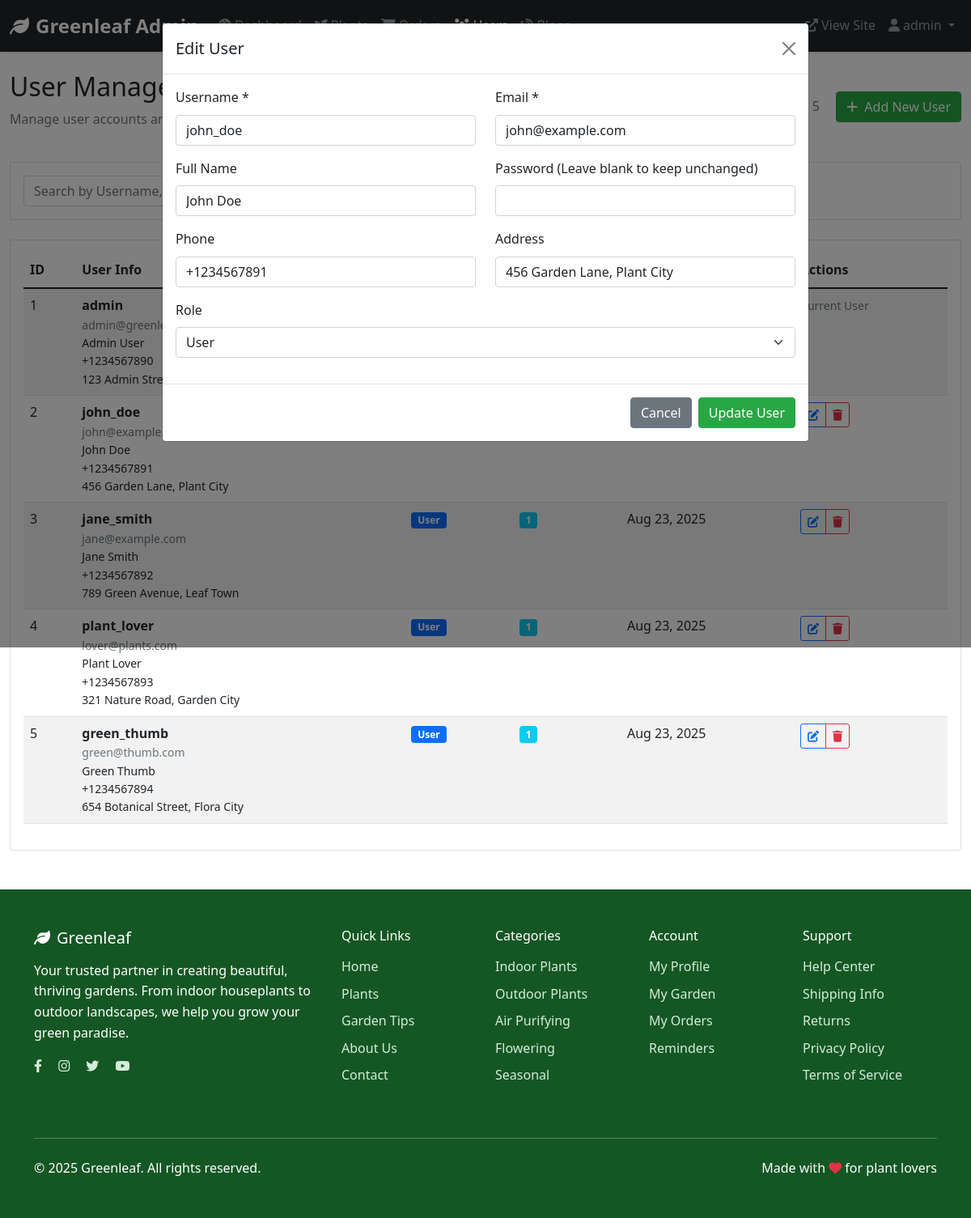
/admin/users.php?edit=2 (signed in), run on the app's committed database.
### tables this page shows
CREATE TABLE `users` (
  `user_id` int(11) NOT NULL,
  `username` varchar(50) NOT NULL,
  `email` varchar(100) NOT NULL,
  `password_hash` varchar(255) NOT NULL,
  `profile_image` varchar(255) DEFAULT 'default-avatar.jpg',
  `full_name` varchar(100) DEFAULT NULL,
  `phone` varchar(20) DEFAULT NULL,
  `address` text DEFAULT NULL,
  `role` enum('user','admin') DEFAULT 'user',
  `created_at` timestamp NOT NULL DEFAULT current_timestamp(),
  `updated_at` timestamp NOT NULL DEFAULT current_timestamp() ON UPDATE current_timestamp()
);

### admin/users.php (the view, shortened to what this page needs)
<?php
$database = new Database();
$db = $database->getConnection();
$page = max(1, intval($_GET['page'] ?? 1));
$per_page = 15;
$offset = ($page - 1) * $per_page;
$where_conditions = [];
$params = [];
$param_types = '';
$where_clause = !empty($where_conditions) ? 'WHERE ' . implode(' AND ', $where_conditions) : '';
$count_query = "SELECT COUNT(*) as total FROM users $where_clause";
$count_stmt = $db->prepare($count_query);
$count_stmt->execute();
$total_users = $count_stmt->get_result()->fetch_assoc()['total'];
$query = "SELECT user_id, username, email, full_name, phone, address, role, created_at,
          (SELECT COUNT(*) FROM orders WHERE user_id = users.user_id) as order_count
          FROM users
          $where_clause
          ORDER BY created_at DESC
          LIMIT ? OFFSET ?";
$params[] = $per_page;
$params[] = $offset;
$param_types .= 'ii';
$stmt = $db->prepare($query);
if (!empty($params)) {
    $stmt->bind_param($param_types, ...$params);
}
$stmt->execute();
$users = $stmt->get_result();
$edit_user = null;
if (isset($_GET['edit'])) {
    $edit_id = intval($_GET['edit']);
    $edit_stmt = $db->prepare("SELECT * FROM users WHERE user_id = ?");
    $edit_stmt->bind_param("i", $edit_id);
    $edit_stmt->execute();
    $edit_result = $edit_stmt->get_result();
    if ($edit_result->num_rows > 0) {
        $edit_user = $edit_result->fetch_assoc();
    }
}
include 'includes/admin-header.php';
?>
<!DOCTYPE html>
<html lang="en">
<head>
    <link href="https://cdn.jsdelivr.net/npm/bootstrap@5.1.3/dist/css/bootstrap.min.css" rel="stylesheet">
    <link href="https://cdnjs.cloudflare.com/ajax/libs/font-awesome/6.0.0/css/all.min.css" rel="stylesheet">
    <link href="../assets/css/style.css" rel="stylesheet">
</head>
<body>
    <div class="container-fluid mt-4">
        <div class="row">
            <div class="col-12">
                <div class="d-flex justify-content-between align-items-center mb-4">
                    <div>
                        <h2>User Management</h2>
                        <p class="text-muted">Manage user accounts and permissions</p>
                    </div>
                    <div>
                        <span class="text-muted me-3">Total Users: <?php echo $total_users; ?></span>
                        <button class="btn btn-success" data-bs-toggle="modal" data-bs-target="#userModal">
                            <i class="fas fa-plus me-1"></i> Add New User
                        </button>
                    </div>
                </div>
                <div class="card mb-4">
                    <div class="card-body">
                        <form method="GET" class="row g-3">
                            <div class="col-md-5">
                            </div>
                            <div class="col-md-2">
                            </div>
                            <div class="col-md-5">
                                <button type="submit" class="btn btn-primary">Search</button>
                                <a href="users.php" class="btn btn-outline-secondary">Clear</a>
                            </div>
                        </form>
                    </div>
                </div>
                <div class="card">
                    <div class="card-body">
                        <div class="table-responsive">
                            <table class="table table-striped">
                                <thead>
                                    <tr>
                                        <th>ID</th>
                                        <th>User Info</th>
                                        <th>Role</th>
                                        <th>Orders</th>
                                        <th>Joined</th>
                                        <th>Actions</th>
                                    </tr>
                                </thead>
                                <tbody>
                                    <?php while ($user = $users->fetch_assoc()): ?>
                                    <tr>
                                        <td><?php echo $user['user_id']; ?></td>
                                        <td>
                                            <div class="fw-bold"><?php echo htmlspecialchars($user['username']); ?></div>
                                            <div class="text-muted small"><?php echo htmlspecialchars($user['email']); ?></div>
                                            <?php if ($user['full_name']): ?>
                                            <div class="small"><?php echo htmlspecialchars($user['full_name']); ?></div>
                                            <?php endif; ?>
                                            <?php if ($user['phone']): ?>
                                            <div class="small"><?php echo htmlspecialchars($user['phone']); ?></div>
                                            <?php endif; ?>
                                            <?php if ($user['address']): ?>
                                            <div class="small"><?php echo htmlspecialchars($user['address']); ?></div>
                                            <?php endif; ?>
                                        </td>
                                        <td>
                                            <span class="badge bg-<?php echo $user['role'] === 'admin' ? 'danger' : 'primary'; ?>">
                                                <?php echo ucfirst($user['role']); ?>
                                            </span>
                                        </td>
                                        <td>
                                            <span class="badge bg-info"><?php echo $user['order_count']; ?></span>
                                        </td>
                                        <td><?php echo date('M j, Y', strtotime($user['created_at'])); ?></td>
                                        <td>
                                            <?php if ($user['user_id'] !== $_SESSION['user_id']): ?>
                                            <div class="btn-group">
                                                <a href="?edit=<?php echo $user['user_id']; ?>"
                                                   class="btn btn-outline-primary btn-sm">
                                                    <i class="fas fa-edit"></i>
                                                </a>
                                                <button class="btn btn-outline-danger btn-sm"
                                                        onclick="deleteUser(<?php echo $user['user_id']; ?>, '<?php echo htmlspecialchars($user['username']); ?>')">
                                                    <i class="fas fa-trash"></i>
                                                </button>
                                            </div>
                                            <?php else: ?>
                                            <span class="text-muted small">Current User</span>
                                            <?php endif; ?>
                                        </td>
                                    </tr>
                                    <?php endwhile; ?>
                                </tbody>
                            </table>
                        </div>
                    </div>
                </div>
            </div>
        </div>
    </div>
    <div class="modal fade" id="userModal" tabindex="-1">
        <div class="modal-dialog modal-lg">
            <div class="modal-content">
                <div class="modal-header">
                    <h5 class="modal-title"><?php echo $edit_user ? 'Edit User' : 'Add New User'; ?></h5>
                    <button type="button" class="btn-close" data-bs-dismiss="modal"></button>
                </div>
                <form method="POST">
                    <div class="modal-body">
                        <div class="row">
                            <div class="col-md-6 mb-3">
                                <label for="username" class="form-label">Username *</label>
                                <input type="text" class="form-control" id="username" name="username"
                                       value="<?php echo htmlspecialchars($edit_user['username'] ?? ''); ?>" required>
                            </div>
                            <div class="col-md-6 mb-3">
                                <label for="email" class="form-label">Email *</label>
                                <input type="email" class="form-control" id="email" name="email"
                                       value="<?php echo htmlspecialchars($edit_user['email'] ?? ''); ?>" required>
                            </div>
                        </div>
                        <div class="row">
                            <div class="col-md-6 mb-3">
                                <label for="full_name" class="form-label">Full Name</label>
                                <input type="text" class="form-control" id="full_name" name="full_name"
                                       value="<?php echo htmlspecialchars($edit_user['full_name'] ?? ''); ?>">
                            </div>
                            <div class="col-md-6 mb-3">
                                <label for="password" class="form-label">Password <?php echo $edit_user ? '(Leave blank to keep unchanged)' : '*'; ?></label>
                                <input type="password" class="form-control" id="password" name="password"
                                       <?php echo $edit_user ? '' : 'required'; ?>>
                            </div>
                        </div>
                        <div class="row">
                            <div class="col-md-6 mb-3">
                                <label for="phone" class="form-label">Phone</label>
                                <input type="text" class="form-control" id="phone" name="phone"
                                       value="<?php echo htmlspecialchars($edit_user['phone'] ?? ''); ?>">
                            </div>
                            <div class="col-md-6 mb-3">
                                <label for="address" class="form-label">Address</label>
                                <input type="text" class="form-control" id="address" name="address"
                                       value="<?php echo htmlspecialchars($edit_user['address'] ?? ''); ?>">
                            </div>
                        </div>
                        <div class="mb-3">
                            <label for="role" class="form-label">Role</label>
                            <select class="form-select" id="role" name="role">
                                <option value="user" <?php echo ($edit_user['role'] ?? 'user') === 'user' ? 'selected' : ''; ?>>User</option>
                            </select>
                        </div>
                    </div>
                    <div class="modal-footer">
                        <button type="button" class="btn btn-secondary" data-bs-dismiss="modal">Cancel</button>
                        <button type="submit" class="btn btn-success">
                            <?php echo $edit_user ? 'Update User' : 'Add User'; ?>
                        </button>
                    </div>
                </form>
            </div>
        </div>
    </div>
<?php include '../includes/footer.php'; ?>

### assets/css/style.css (style rules this page uses)
:root { --primary-green: #28a745; --secondary-green: #20c997; --dark-green: #155724; --light-green: #d4edda; --accent-orange: #fd7e14; }
body { font-family: "Segoe UI", Tahoma, Geneva, Verdana, sans-serif; line-height: 1.6; }
.btn-success { background-color: var(--primary-green); border-color: var(--primary-green); }

### data on the page
users: user_id "1", username "admin", email "admin@greenleafs.com", full_name "Admin User", phone "+1234567890", address "123 Admin Street, Admin City", shows "Current User"
users: user_id "2", username "john_doe", email "john@example.com", full_name "John Doe", phone "+1234567891", address "456 Garden Lane, Plant City", role "User"
users: user_id "3", username "jane_smith", email "jane@example.com", full_name "Jane Smith", phone "+1234567892", address "789 Green Avenue, Leaf Town", role "User", order_count "1", created_at "Aug 23, 2025"
users: user_id "4", username "plant_lover", email "lover@plants.com", full_name "Plant Lover", phone "+1234567893", address "321 Nature Road, Garden City", role "User", order_count "1", created_at "Aug 23, 2025"
users: user_id "5", username "green_thumb", email "green@thumb.com", full_name "Green Thumb", phone "+1234567894", address "654 Botanical Street, Flora City", role "User", order_count "1", created_at "Aug 23, 2025"

### other printed values
SITE_NAME "Greenleaf"
$_SESSION['username'] "admin"
$total_users "5"
